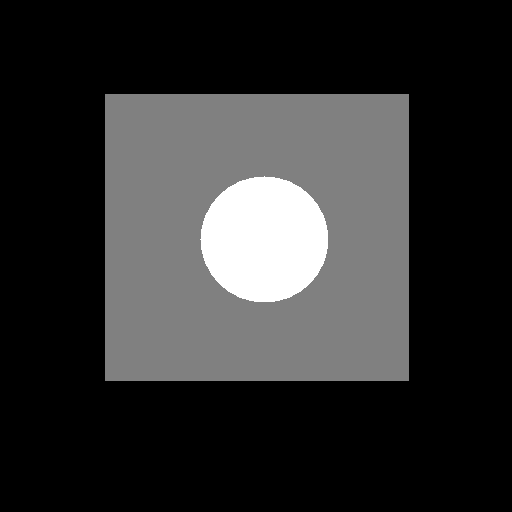
%> input picture Digital_Image_Processing/report/experience05/code/testNoiseImage.bmp, 512 x 512 px
$ octave imageWithPeriodicNoise.m   (GNU Octave 9; MATLAB toolbox functions it lacks are replaced by stand-ins)
%> lines starting %> are read from the running program, lines starting %| are printed output that depends on the picture
### Digital_Image_Processing/report/experience06/实验六 数学形态学及图像压缩/实验六 数学形态学及图像压缩/include/imnoise3.m
function [r, R, S] = imnoise3(M, N, C, A, B)
%IMNOISE3 Generates periodic noise.
%    [r, R, S] = IMNOISE3(M, N, C, A, B), generates a spatial
%    sinusoidal noise pattern, r, of size M-by-N, its Fourier
%    transform, R, and spectrum, S.  The remaining parameters are:
%
%    C is a K-by-2 matrix with K pairs of freq. domain coordinates (u,
%    v) that define the locations of impulses in the freq. domain. The
%    locations are with respect to the frequency rectangle center at
%    (floor(M/2) + 1, floor(N/2) + 1).  The impulse locations are spe-
%    cified as increments with respect to the center. For ex, if M =
%    N = 512, then the center is at (257, 257). To specify an impulse
%    at (280, 300) we specify the pair (23, 43); i.e., 257 + 23 = 280,
%    and 257 + 43 = 300. Only one pair of coordinates is required for
%    each impulse.  The conjugate pairs are generated automatically.
%
%    A is a 1-by-K vector that contains the amplitude of each of the
%    K impulse pairs. If A is not included in the argument, the
%    default used is A = ONES(1, K).  B is then automatically set to
%    its default values (see next paragraph).  The value specified
%    for A(j) is associated with the coordinates in C(j, 1:2).
%
%    B is a K-by-2 matrix containing the Bx and By phase components
%    for each impulse pair.  The default values for B are B(1:K, 1:2)
%    = 0.

%   Copyright 2002-2004 R. C. Gonzalez, R. E. Woods, & S. L. Eddins
%   Digital Image Processing Using MATLAB, Prentice-Hall, 2004
%   $Revision: 1.5 $  $Date: 2004/11/04 22:32:42 $

% Process input parameters.
[K, n] = size(C);
if nargin == 3
   A(1:K) = 1.0;
   B(1:K, 1:2) = 0;
elseif nargin == 4
   B(1:K, 1:2) = 0;
end

% Generate R.
R = zeros(M, N);
for j = 1:K
   u1 = M/2 + 1 + C(j, 1); v1 = N/2 + 1 + C(j, 2);
   R(u1, v1) = i * (A(j)/2) * exp(i*2*pi*C(j, 1) * B(j, 1)/M);
   % Complex conjugate.
   u2 = M/2 + 1 - C(j, 1); v2 = N/2 + 1 - C(j, 2);
   R(u2, v2) = -i * (A(j)/2) * exp(i*2*pi*C(j, 2) * B(j, 2)/N);
end

% Compute spectrum and spatial sinusoidal pattern.
S = abs(R);
r = real(ifft2(ifftshift(R)));

### Digital_Image_Processing/report/experience05/code/imageWithPeriodicNoise.m
f=imread('testnoiseimage.bmp');
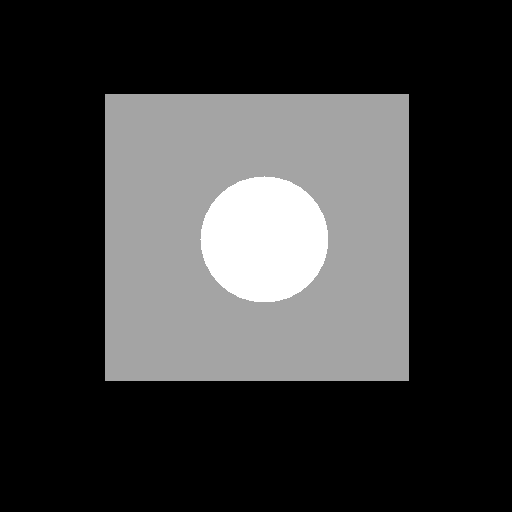
%> f: size 512x512 uint8; min 0, max 255, mean 59
[M,N]=size(f);
%> M = 512; N = 512
F=fft2(f);
%

F1=fftshift(F);

%noise
C = [6 32;  -2 2];
A=[200 200];
[r,R,S]=imnoise3(M,N,C,A);
figure, imshow(S,[]);
figure, imshow(r,[]);
r1=uint8(r*60000);
f=f+r1;
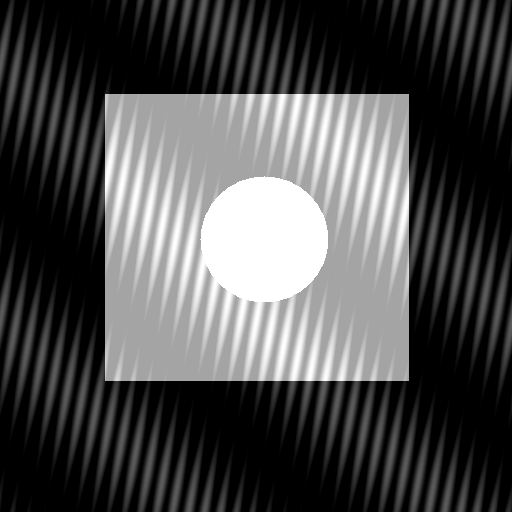
%> f: size 512x512 uint8; min 0, max 255, mean 76.9
F1=F1+S;

G1=ifftshift(F1);
g=real(ifft2(G1));

figure, imshow(f,[]), title('增加周期噪声后的图像');
